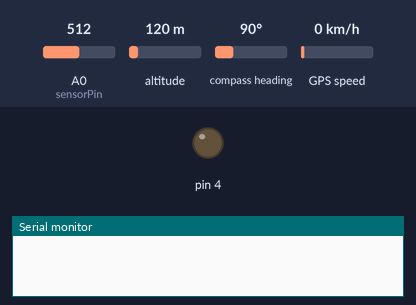
The sketch below on a simulated Arduino Uno, built with avr-gcc and run on an emulated ATmega328P. On the bench: output pins drawn as LEDs (lit = HIGH), the last lines printed to the serial monitor. The inputs (shaded band) are chosen by the test bench; at power-on: A0 (sensorPin) = 512, altitude 120 m, compass heading 90°, GPS speed 0 km/h. The GPS gets a fix after 3 s at 37.7749, -122.4194 with 8 satellites.

Above: at 0.1 s.
At 5.1 s:
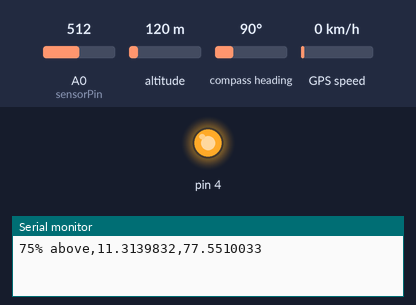
Timing chart, 0 to 7.5 s (numbered marks = the images above):
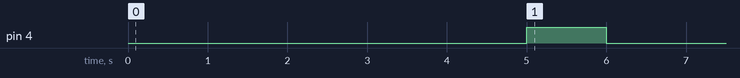

Measured:
- by itself, pin 4: LOW → HIGH at 5.0 s, → LOW 1.0 s later

The sketch:

air_pollution.ino
```cpp
#include <Wire.h>
#include <SoftwareSerial.h>
#include <TinyGPS.h>

// Create a SoftwareSerial object to communicate with the GPS module
SoftwareSerial sgps(9,10); // RX, TX
//SoftwareSerial mySerial(2,3); // RX, TX

//const int buttonPin = 2;     // the number of the pushbutton pin     // the number of the LED pin
//int buttonState = 0;
//int b1=1;
//int a=0;
// Create a TinyGPS object
TinyGPS gps;
//#define sensorPin 8

const int sensorPin = A0;    // pin that the sensor is attached to
//const int ledPin = 9;        // pin that the LED is attached to
int b=true;
// variables:
int sensorValue = 0;         // the sensor value
int sensorMin = 1023;        // minimum sensor value
int sensorMax = 0;

void setup() {
  Serial.begin(9600);
  sgps.begin(9600);
  pinMode(4,OUTPUT);
  pinMode(sensorPin,INPUT);
//  mySerial.begin(9600);
//  pinMode(buttonPin, INPUT);
//  Serial.println("75%,11.314943,77.551872");
  while (millis() < 5000) {
    sensorValue = analogRead(sensorPin);

    // record the maximum sensor value
    if (sensorValue > sensorMax) {
      sensorMax = sensorValue;
    }

    // record the minimum sensor value
    if (sensorValue < sensorMin) {
      sensorMin = sensorValue;
    }
  }

}

void loop() {
//  buttonState = digitalRead(buttonPin);

    sensorValue = analogRead(sensorPin);

  // in case the sensor value is outside the range seen during calibration
  sensorValue = constrain(sensorValue, sensorMin, sensorMax);

  // apply the calibration to the sensor reading
  sensorValue = map(sensorValue, sensorMin, sensorMax, 0, 255);
//  Serial.println(sensorValue);

//  const int b=true;
     // Read the analog value from sensor
//  unsigned int outputValue = map(sensorValue, 0, 1023, 0, 255); // map the 10-bit data to 8-bit data
  if (sensorValue <= 500 && b==true){
//    analogWrite(ledPin, outputValue); // generate PWM signal
    digitalWrite(4,HIGH);
//    Serial.println(sensorValue);
    Serial.println("75% above,11.3139832,77.5510033");
    delay(1000);
    digitalWrite(4,LOW);
    b=false;
  }
  else{
    digitalWrite(4,LOW);

  }
//    digitalWrite(ledPin, LOW);
              // Return analog moisture value

char stlat[20];
char stlon[20];
//  int But1=digitalRead(But);
  while (sgps.available())
    {

//      if(b1<=20){
//      Serial.println("Alert!!");
//      if(buttonState == HIGH){
//        Serial.println(b1);
      int c = sgps.read();
      if (gps.encode(c))
      {
        float slat,slon;
        gps.f_get_position(&slat, &slon);
//        char a1=slat;
//        char a2=slon;
//      Serial.print("A");
//        String lla=a1+a2;

        dtostrf(slat,9,6,stlat);
        dtostrf(slon,9,6,stlon);
        Serial.print(stlat);
        Serial.print(",");
        Serial.println(stlon);

        delay(100);
//       b1=b1+1;
      }

    }


}
```
